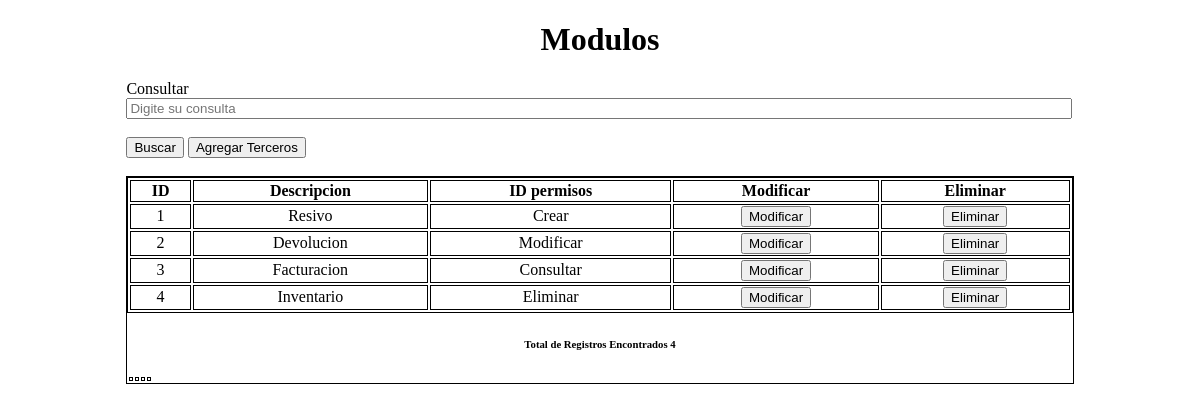
The app's page /auto/Vistas/Modulo.php with its own data.
### tables this page shows
CREATE TABLE `modulos` (
  `ID_modulos` int(10) NOT NULL,
  `Descripcion` varchar(45) DEFAULT NULL,
  `ID_permisos` int(10) DEFAULT NULL
);

CREATE TABLE `permisos` (
  `ID_permisos` int(10) NOT NULL,
  `Descripcion` text NOT NULL
);

### auto/Vistas/Modulo.php (the view, shortened to what this page needs)
<?php
    include ("../conexion/conectar.php")
?>
<?php
$correrPagina = $_SERVER["PHP_SELF"];
$maximoDatos = 6;
$paginaNumero = 0;
$inicia = $paginaNumero * $maximoDatos;
?>
<?php
if(isset($_POST["consulta"]))
{
    $c = new Conexion();
    $cone = $c->conectando();
    $sql = "select * from modulos where Descripcion like '%$obj->Descripcion%'";
    $limite =sprintf("%s limit %d, %d",$sql, $inicia, $maximoDatos);
    $resultado = mysqli_query($cone,$limite);
    $arreglo = mysqli_fetch_row($resultado);
}else{
    $c = new Conexion();
    $cone = $c->conectando();
    $sql = "SELECT modulos.ID_modulos, modulos.Descripcion,permisos.Descripcion FROM `modulos` INNER JOIN permisos on modulos.ID_permisos = permisos.ID_permisos";
    $limite =sprintf("%s limit %d, %d",$sql, $inicia, $maximoDatos);
    $resultado = mysqli_query($cone,$limite);
    $arreglo = mysqli_fetch_row($resultado);
}
?>
<?php
if(isset($_GET['totalArreglo'])){
	$totalArreglo = $_GET['totalArreglo'];
}
	else{
		$lista = mysqli_query($cone,$sql);
		$totalArreglo = mysqli_num_rows($lista);
	}
$totalPagina = ceil($totalArreglo/$maximoDatos)-1;
?>
<?php
$cargarPagina = "";
$cargarPagina = sprintf("&totalArreglo=%d%s", $totalArreglo, $cargarPagina);
?>
<!DOCTYPE html>
<html lang="es">
<head>
    <link rel="stylesheet" href="CSS/estilo.css">
</head>
<body>
    <h1 style="text-align: center;">Modulos</h1>
    <form action="" method="POST">
        <div class="consultas">
            <label for="" style="margin-right: 5px;">Consultar</label>
            <input type="text" id="Descripcion" name="Descripcion" style="width: 99%;" placeholder="Digite su consulta">
            <br><br>
            <button type="submit" name="consulta">Buscar</button>
            <a href="agregarmodulo.php"><button type="button">Agregar Terceros</button></a>
            <br>
        </div>
        <br>
            <div class="formM">
                <table class="tabla">
                    <thead>
                        <th>ID</th>
                        <th>Descripcion</th>
                        <th>ID permisos</th>
                        <th>Modificar</th>
                        <th>Eliminar</th>
                    </thead>
                    <?php
                    do{
                ?>
                <tbody>
                    <tr>
                        <td><?php echo $arreglo[0] ?></td>
                        <td><?php echo $arreglo[1] ?></td>
                        <td><?php echo $arreglo[2] ?></td>
                        <td class="letra">
                            <a href="<?php if($arreglo[0] <> ""){
                                echo "modificarmodulo.php?key=".urlencode($arreglo[0]);
                            }else{
                                echo "<script> alert('Debe de consultar primero')</sccript>";
                            }?>">
                                <button name="modi" type="button" >Modificar</button>
                            </a>
                        </td>
                        <td class="letra">
                            <a href="<?php if($arreglo[0]<>""){
                                        echo "eliminarModulo.php?key=".urlencode($arreglo[0]);
                            }else{
                                echo "<script> alert('debe de consultar primero')</sccript>";
                            }
                                ?>">
                                <button name="elim" type="button" >Eliminar</button>
                            </a>
                        </td>
                    </tr>
                </tbody>
                <?php
                    }while($arreglo = mysqli_fetch_row($resultado));
                ?>
                </table>
                <h6><?php printf("Total de Registros Encontrados %d", $totalArreglo) ?></h6>
            <table border=0>
                 <tr>
                 <td>
                 </td>
                 <td>
                     <?php
                     if($paginaNumero > 0){
                 ?>
                     <a href="<?php printf("%s?paginaNumero=%d%s",$correrPagina, max(0,$paginaNumero-1),$cargarPagina) ?>" id="paginador" > << Anterior </a> <?php }?></td>
                 <td>
                     <?php
                     if($paginaNumero < $totalPagina ){
                     ?>
                      <a href="<?php printf("%s?paginaNumero=%d%s",$correrPagina, min($totalPagina,$paginaNumero+1),$cargarPagina) ?>" id="paginador"> Siguiente >>  </a> <?php }?></td>
                 <td>
                 <?php
                     if($paginaNumero < $totalPagina ){
                 ?>
                 <a href="<?php printf("%s?paginaNumero=%d%s",$correrPagina, $totalPagina,$cargarPagina) ?>" id="paginador"> Ultima ></a> <?php } ?></td>
                 </tr>
                 </table>
            </div>
    </form>
</body>
</html>

### auto/Vistas/CSS/estilo.css (style rules this page uses)
.formM { border: black solid 1px; margin-left: 10%; margin-right: 10%; background-color: white; text-align: center; }
.tabla { width: 100%; border: 1px solid black; }
.tabla th,td { border: black solid 1px; }
.consultas { padding-left: 10%; padding-right: 10%; }

### records on screen
modulos: ID_modulos "1", Descripcion "Resivo", ID_permisos.Descripcion "Crear"
modulos: ID_modulos "2", Descripcion "Devolucion", ID_permisos.Descripcion "Modificar"
modulos: ID_modulos "3", Descripcion "Facturacion", ID_permisos.Descripcion "Consultar"
modulos: ID_modulos "4", Descripcion "Inventario", ID_permisos.Descripcion "Eliminar"

### other values on screen
$totalArreglo "4"
